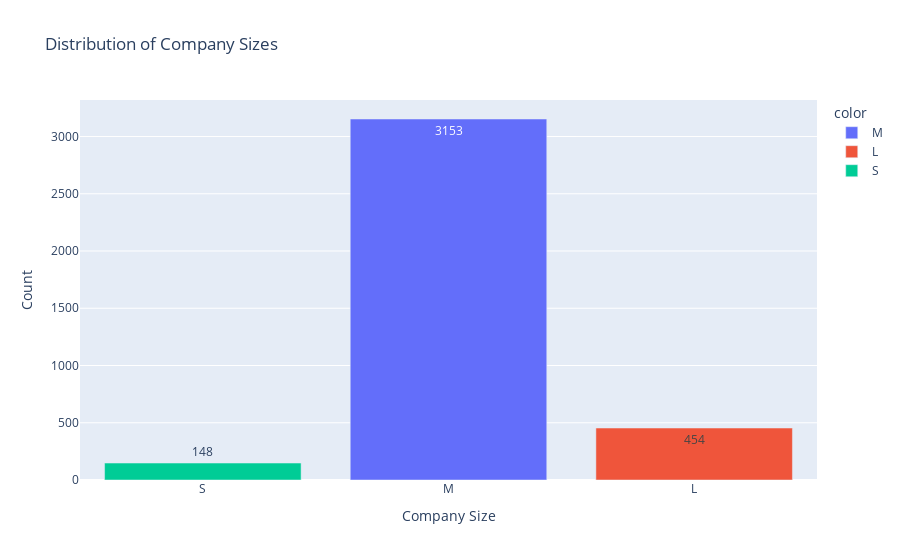

Notebook cell for this chart:
### Markdown cell above
#### Company Sizes:

In company_sizes, there are:

- Small = S
- Medium = M
- Large = L

### Code cell
comp_size = df_ds['company_size'].value_counts()

fig = px.bar(x = comp_size.index, y = comp_size.values, text = comp_size.values, color = comp_size.index,
             title = 'Distribution of Company Sizes')

fig.update_layout(xaxis_title = 'Company Size', yaxis_title = 'Count')

## Arranging the order of `company_size` in normal order
fig.update_xaxes(categoryorder='array', categoryarray= ['S', 'M', 'L'])
fig.show()

### Figure 1 — Plotly figure (JSON) as saved in the notebook; plotly's stock layout.template omitted (floating-point values rounded to 4 significant figures)
{"data": [{"alignmentgroup": "True", "hovertemplate": "color=M<br>x=%{x}<br>y=%{y}<br>text=%{text}<extra></extra>", "legendgroup": "M", "marker": {"color": "#636efa", "pattern": {"shape": ""}}, "name": "M", "offsetgroup": "M", "orientation": "v", "showlegend": true, "text": [3153], "textposition": "auto", "type": "bar", "x": ["M"], "xaxis": "x", "y": [3153], "yaxis": "y"}, {"alignmentgroup": "True", "hovertemplate": "color=L<br>x=%{x}<br>y=%{y}<br>text=%{text}<extra></extra>", "legendgroup": "L", "marker": {"color": "#EF553B", "pattern": {"shape": ""}}, "name": "L", "offsetgroup": "L", "orientation": "v", "showlegend": true, "text": [454], "textposition": "auto", "type": "bar", "x": ["L"], "xaxis": "x", "y": [454], "yaxis": "y"}, {"alignmentgroup": "True", "hovertemplate": "color=S<br>x=%{x}<br>y=%{y}<br>text=%{text}<extra></extra>", "legendgroup": "S", "marker": {"color": "#00cc96", "pattern": {"shape": ""}}, "name": "S", "offsetgroup": "S", "orientation": "v", "showlegend": true, "text": [148], "textposition": "auto", "type": "bar", "x": ["S"], "xaxis": "x", "y": [148], "yaxis": "y"}], "layout": {"barmode": "relative", "legend": {"title": {"text": "color"}, "tracegroupgap": 0}, "title": {"text": "Distribution of Company Sizes"}, "xaxis": {"anchor": "y", "categoryarray": ["S", "M", "L"], "categoryorder": "array", "domain": [0, 1], "title": {"text": "Company Size"}}, "yaxis": {"anchor": "x", "domain": [0, 1], "title": {"text": "Count"}}}}
